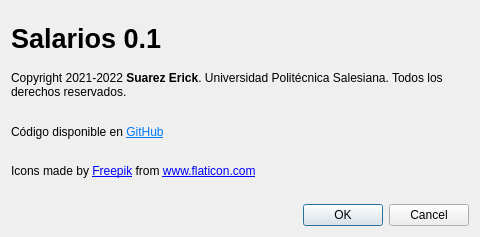
<?xml version="1.0" encoding="UTF-8"?>
<ui version="4.0">
 <class>Acerca</class>
 <widget class="QDialog" name="Acerca">
  <property name="geometry">
   <rect>
    <x>0</x>
    <y>0</y>
    <width>480</width>
    <height>237</height>
   </rect>
  </property>
  <property name="windowTitle">
   <string>Acerca de Salarios</string>
  </property>
  <layout class="QVBoxLayout" name="verticalLayout">
   <item>
    <widget class="QLabel" name="lblNombre">
     <property name="font">
      <font>
       <pointsize>20</pointsize>
       <weight>75</weight>
       <bold>true</bold>
      </font>
     </property>
     <property name="text">
      <string>Salarios 0.1</string>
     </property>
    </widget>
   </item>
   <item>
    <widget class="QLabel" name="lblDerechos">
     <property name="text">
      <string>&lt;html&gt;&lt;head/&gt;&lt;body&gt;&lt;p&gt;Copyright 2021-2022 &lt;span style=&quot; font-weight:600;&quot;&gt;Suarez Erick&lt;/span&gt;. Universidad Politécnica Salesiana. Todos los derechos reservados. &lt;/p&gt;&lt;p&gt;&lt;br/&gt;Código disponible en &lt;a href=&quot;https://github.com/rtufino/P59-Qt-Salarios&quot;&gt;&lt;span style=&quot; text-decoration: underline; color:#007af4;&quot;&gt;GitHub&lt;/span&gt;&lt;/a&gt;&lt;/p&gt;&lt;/body&gt;&lt;/html&gt;</string>
     </property>
     <property name="wordWrap">
      <bool>true</bool>
     </property>
    </widget>
   </item>
   <item>
    <widget class="QLabel" name="lblFreepik">
     <property name="text">
      <string>&lt;div&gt;Icons made by &lt;a href=&quot;https://www.flaticon.com/authors/freepik&quot; title=&quot;Freepik&quot;&gt;Freepik&lt;/a&gt; from &lt;a href=&quot;https://www.flaticon.com/&quot; title=&quot;Flaticon&quot;&gt;www.flaticon.com&lt;/a&gt;&lt;/div&gt;</string>
     </property>
    </widget>
   </item>
   <item>
    <widget class="QDialogButtonBox" name="buttonBox">
     <property name="orientation">
      <enum>Qt::Horizontal</enum>
     </property>
     <property name="standardButtons">
      <set>QDialogButtonBox::Cancel|QDialogButtonBox::Ok</set>
     </property>
    </widget>
   </item>
  </layout>
 </widget>
 <resources/>
 <connections>
  <connection>
   <sender>buttonBox</sender>
   <signal>accepted()</signal>
   <receiver>Acerca</receiver>
   <slot>accept()</slot>
   <hints>
    <hint type="sourcelabel">
     <x>248</x>
     <y>254</y>
    </hint>
    <hint type="destinationlabel">
     <x>157</x>
     <y>274</y>
    </hint>
   </hints>
  </connection>
  <connection>
   <sender>buttonBox</sender>
   <signal>rejected()</signal>
   <receiver>Acerca</receiver>
   <slot>reject()</slot>
   <hints>
    <hint type="sourcelabel">
     <x>316</x>
     <y>260</y>
    </hint>
    <hint type="destinationlabel">
     <x>286</x>
     <y>274</y>
    </hint>
   </hints>
  </connection>
 </connections>
</ui>
